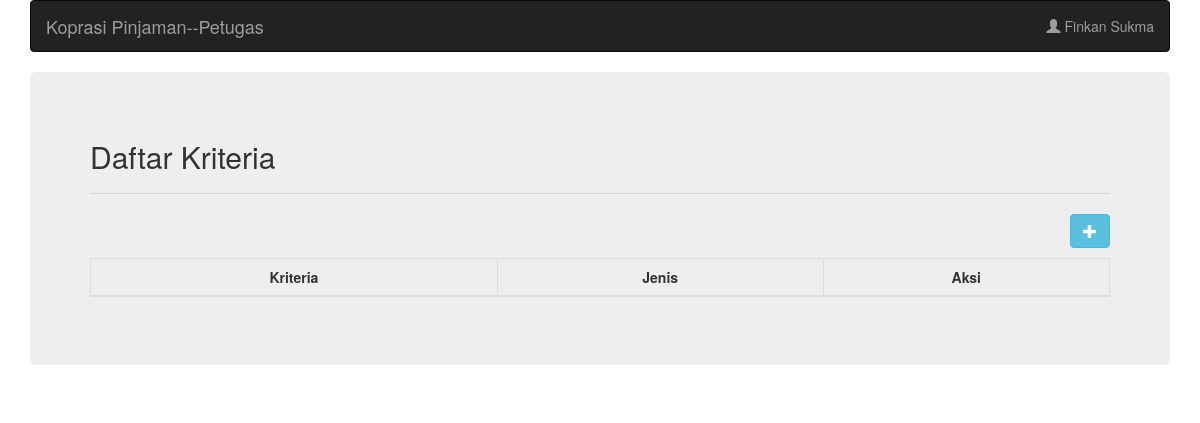
/halaman_petugas.php (signed in), run on an earlier commit of the app's database.
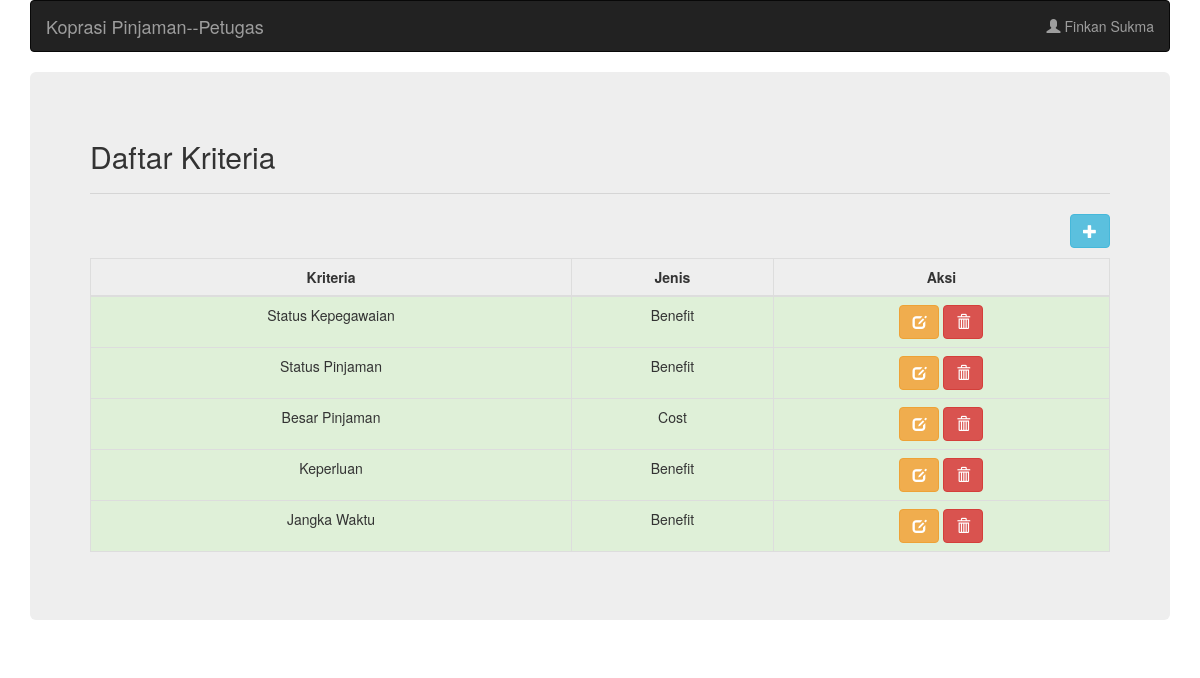
And on a later commit of the database.
### tables this page shows
CREATE TABLE `user` (
  `id` int(11) NOT NULL,
  `nama` varchar(255) NOT NULL,
  `username` varchar(255) NOT NULL,
  `password` varchar(255) NOT NULL,
  `level` varchar(15) NOT NULL
);

CREATE TABLE `tb_kriteria` (
  `id` int(11) NOT NULL,
  `kriteria` varchar(50) NOT NULL,
  `jenis` varchar(20) NOT NULL
);

### halaman_petugas.php (the view, shortened to what this page needs)
<!DOCTYPE html>
<html lang="en">
<head>
  <link rel="stylesheet" href="https://maxcdn.bootstrapcdn.com/bootstrap/3.4.0/css/bootstrap.min.css">
</head>
<body>
  <?php include("koneksi.php"); ?>
  <?php
      $sqlAnggota = "SELECT * FROM user WHERE username = '".$_SESSION['username']."'";
      $queryAnggota = mysqli_query($koneksi, $sqlAnggota);
      $anggota = mysqli_fetch_array($queryAnggota);
  ?>
  <div class="container">
    <nav class="navbar navbar-inverse">
      <div class="container-fluid">
        <div class="navbar-header">
          <a class="navbar-brand" href="#">Koprasi Pinjaman--Petugas</a>
        </div>
        <ul class="nav navbar-nav navbar-right">
          <li class="dropdown"><a class="dropdown-toggle" data-toggle="dropdown" href="#"><span class="glyphicon glyphicon-user"></span> <?php echo $anggota['nama']; ?></a>
          </li>
        </ul>
      </div>
    </nav>
    <div class="jumbotron">
      <h2>Daftar Kriteria</h2>
      <hr />
      <button type="button" class="btn btn-info pull-right" style="margin-bottom: 10px" data-toggle="modal" data-target="#">
        <span class="glyphicon glyphicon-plus"></span>
      </button>
      <table class="table table-bordered">
        <thead>
          <tr>
            <th class="text-center">Kriteria</th>
            <th class="text-center">Jenis</th>
            <th class="text-center">Aksi</th>
          </tr>
        </thead>
        <tbody>
          <?php
            $sqlKriteria = "SELECT * FROM tb_kriteria";
            $queryKriteria = mysqli_query($koneksi, $sqlKriteria);
          ?>
          <?php while($listKriteria = mysqli_fetch_array($queryKriteria)){ ?>
            <tr class="success">
              <td class="text-center"><?php echo $listKriteria['kriteria']; ?></td>
              <td class="text-center"><?php echo $listKriteria['jenis']; ?></td>
              <td class="text-center">
                <a
                  href="javascript:;"
                  data-id="<?php echo $listKriteria['id'] ?>"
                  data-besar_pinjaman="<?php echo $listKriteria['kriteria'] ?>"
                  data-keperluan="<?php echo $listKriteria['jenis'] ?>"
                  data-toggle="modal" data-target="#"
                  class="btn btn-warning">
                    <span class="glyphicon glyphicon-edit"></span>
                </a>
                <a
                  href="javascript:;"
                  data-id="<?php echo $listKriteria['id'] ?>"
                  data-toggle="modal" data-target="#"
                  class="btn btn-danger">
                    <span class="glyphicon glyphicon-trash"></span>
                </a>
              </td>
            </tr>
          <?php } ?>
        </tbody>
    </table>
    </div>
  </div>
</body>
</html>

What changed in the data, as far as the page shows it:
added tb_kriteria: kriteria "Status Kepegawaian", jenis "Benefit"
added tb_kriteria: kriteria "Status Pinjaman", jenis "Benefit"
added tb_kriteria: kriteria "Besar Pinjaman", jenis "Cost"
added tb_kriteria: kriteria "Keperluan", jenis "Benefit"
added tb_kriteria: kriteria "Jangka Waktu", jenis "Benefit"
